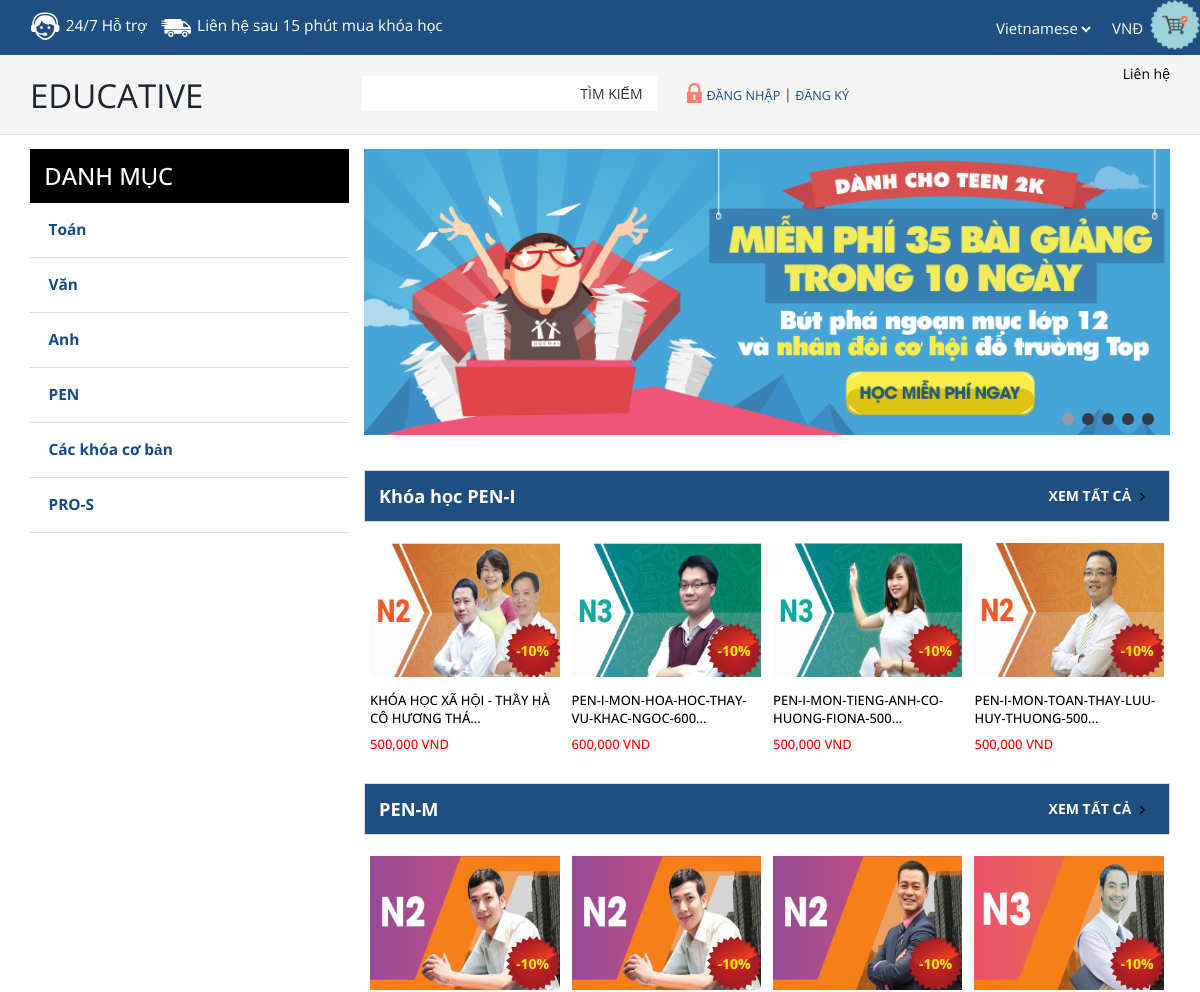
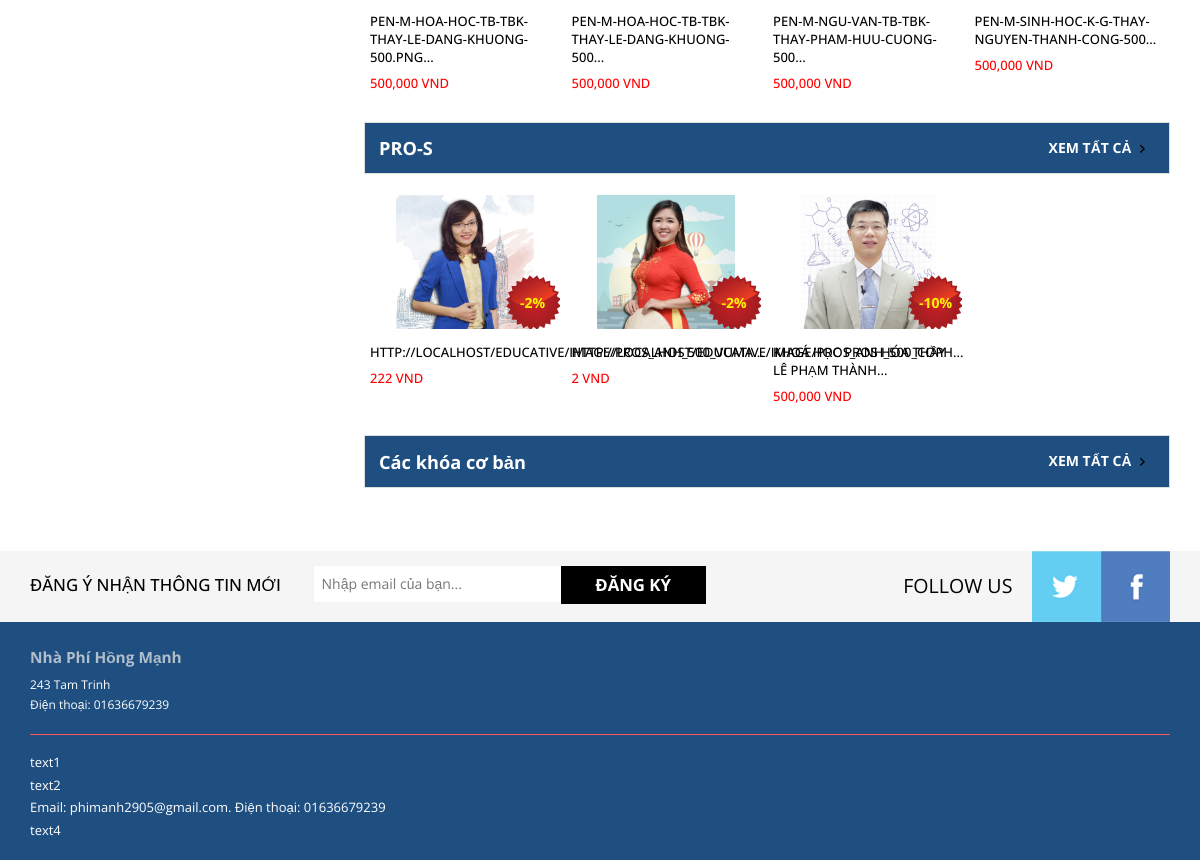
The page / on the database its author committed (2 pictures, top to bottom).
### tables this page shows
CREATE TABLE `slideshow` (
  `iid_image` int(64) NOT NULL,
  `vpath_image` varchar(128) NOT NULL,
  `vlink_image` varchar(128) NOT NULL
);

CREATE TABLE `product` (
  `iID` int(64) NOT NULL,
  `iid_parent` int(64) NOT NULL,
  `product_name` varchar(128) NOT NULL,
  `cost` int(64) NOT NULL,
  `img_path` varchar(128) NOT NULL,
  `quantity` int(64) NOT NULL,
  `description` text NOT NULL,
  `note` text NOT NULL,
  `sale` int(64) NOT NULL
);

CREATE TABLE `menu` (
  `iid_menu` int(64) NOT NULL,
  `vname` varchar(128) NOT NULL,
  `iparent` int(64) NOT NULL
);

CREATE TABLE `address_footer` (
  `iid_footer` int(64) NOT NULL,
  `vname` varchar(128) NOT NULL,
  `vaddress` varchar(128) NOT NULL,
  `vmobile` varchar(128) NOT NULL
);

### config.php (called while the page is built, shortened)
<?php
$host="localhost";
$user="root";
$password="";
$db="educative";
$connection=mysqli_connect("{$host}","{$user}","{$password}","{$db}") or die ('Could not connect database');
require_once "mysqli.class.php";
$db=new db();
?>

### mysqli.class.php (called while the page is built, shortened)
<?php
    class db{
        public function select($connection,$sql){
            $query=mysqli_query($connection,$sql);
            while($num=mysqli_fetch_array($query, MYSQLI_ASSOC)){
                $data[]=$num;
            }
            return $data;
        }
    }
?>

### index.php (the view, shortened to what this page needs)
<?php include "host.php"; ?>
<!DOCTYPE html>
<html>
<head>
    <link href="css/bootstrap.css" rel="stylesheet" type="text/css" media="all"/>
    <link href="css/style.css" rel="stylesheet" type="text/css" media="all"/>
</head>
<body>
<?php
include('header.php');
?>
<div class="container">
    <div class="shoes-grid">
<div class="wrap-in">
        <?php include('slideshow.php') ?>
</div>
<div class="products">
    <h5 class="latest-product">Khóa học PEN-I</h5>
    <a class="view-all" href="product-child.php?id=17">XEM TẤT CẢ<span> </span></a>
</div>
<div class="product-left">
    <?php
    mysqli_set_charset($connect, "utf8");
    $sql_td1 = mysqli_query($connect, "select * from product where iid_parent=17 limit 0,4" );
    while ($row1 = mysqli_fetch_array($sql_td1))
    {
        echo "<div class='index-product grid-product'>";
        echo "<div class='product-grid'>";
        echo "<div class='content_box'>";
        echo " <a href='product-detail.php?id=" . $row1['iID'] . "'>";
        echo "<div class='left-grid-view grid-view-left'>";
        echo " <span class='star'>-".$row1['sale']."%</span><img src='" . $row1['img_path'] . "' class='img-responsive watch-right' alt=''/>";
        echo "</div>";
        echo "</a>";
        echo "</div>";
        echo "<h4><a href='product-detail.php?id=" . $row1['iID'] . "'>" . substr($row1['product_name'] ,0, 50) . "...</a></h4>";
        echo "<h4 class='giaban'>" . number_format($row1['cost']) . " VND</h4>";
        echo "</div>";
        echo "</div>";
    }
    ?>
    <div class="clearfix"></div>
</div>
        <div class="products">
            <h5 class="latest-product">PEN-M</h5>
            <a class="view-all" href="product-child.php?id=18">XEM TẤT CẢ<span> </span></a>
        </div>
        <div class="product-left">
            <?php
            mysqli_set_charset($connect, "utf8");
            $sql_td1 = mysqli_query($connect, "select * from product where iid_parent=18 limit 0,4" );
            while ($row1 = mysqli_fetch_array($sql_td1)) {
                echo "<div class='index-product grid-product'>";
                echo "<div class='product-grid'>";
                echo "<div class='content_box'>";
                echo " <a href='product-detail.php?id=" . $row1['iID'] . "'>";
                echo "<div class='left-grid-view grid-view-left'>";
                echo " <span class='star'>-".$row1['sale']."%</span><img src='" . $row1['img_path'] . "' class='img-responsive watch-right' alt=''/>";
                echo "</div>";
                echo "</a>";
                echo "</div>";
                echo "<h4><a href='product-detail.php?id=" . $row1['iID'] . "'>" . substr($row1['product_name'] ,0, 50) . "...</a></h4>";
                echo "<h4 class='giaban'>" . number_format($row1['cost']) . " VND</h4>";
                echo "</div>";
                echo "</div>";
            }
            ?>
            <div class="clearfix"></div>
        </div>
        <div class="products">
            <h5 class="latest-product">PRO-S</h5>
            <a class="view-all" href="product-child.php?id=20">XEM TẤT CẢ<span> </span></a>
        </div>
        <div class="product-left">
            <?php
            mysqli_set_charset($connect, "utf8");
            $sql_td1 = mysqli_query($connect, "select * from product where iid_parent=20 limit 0,4" );
            while ($row1 = mysqli_fetch_array($sql_td1)) {
                echo "<div class='index-product grid-product'>";
                echo "<div class='product-grid'>";
                echo "<div class='content_box'>";
                echo " <a href='product-detail.php?id=" . $row1['iID'] . "'>";
                echo "<div class='left-grid-view grid-view-left'>";
                echo " <span class='star'>-".$row1['sale']."%</span><img src='" . $row1['img_path'] . "' class='img-responsive watch-right' alt=''/>";
                echo "</div>";
                echo "</a>";
                echo "</div>";
                echo "<h4><a href='product-detail.php?id=" . $row1['iID'] . "'>" . substr($row1['product_name'] ,0, 50) . "...</a></h4>";
                echo "<h4 class='giaban'>" . number_format($row1['cost']) . " VND</h4>";
                echo "</div>";
                echo "</div>";
            }
            ?>
            <div class="clearfix"></div>
        </div>
        <div class="products">
            <h5 class="latest-product">Các khóa cơ bản</h5>
            <a class="view-all" href="product-child.php?id=19">XEM TẤT CẢ<span> </span></a>
        </div>
        <div class="product-left">
        </div>
</div>
<?php
include('sidebar.php');
?>
</div>
<?php
include('footer.php');
?>
</body>
</html>

### slideshow.php (shortened to what this page needs)
<div class="wmuSlider example1 slide-grid">
        <div class="wmuSliderWrapper">
            <?php
            mysqli_set_charset($connect, "utf8");
            $sql_tdd = mysqli_query($connect, "SELECT * FROM slideshow");
            while ($row2 = mysqli_fetch_array($sql_tdd)) {
                echo "<a href='".$row2['vlink_image']."'><article style='position: absolute; width: 100%; opacity: 0;'><div class='banner-matter'>";
                echo "<img src='" . $row2['vpath_image'] . "'>";
                echo " </div></article></a>";
            }
            ?>
        </div>
</div>

### sidebar.php (shortened to what this page needs)
<?php
require_once "config.php";
mysqli_set_charset($connection, "utf8");
function  buiding_menu($parent, $menuData)
{
    $html = "";
    if (isset($menuData['iparent'][$parent])) {
        $html .= "<ul class='menu'>";
        foreach ($menuData['iparent'][$parent] as $value)
        {
            $html .= "<li>";
            $html .= "<a href='product-child.php?id=" . $menuData['items'][$value]['iid_menu'] . "'>" . $menuData['items'][$value]['vname'] . "</a>";
            $html .= buiding_menu($value, $menuData);
            $html .= "</li><script>$(function(){
$('.menu').prev('a').attr('href','#')
})</script>";
        }
        $html .= "</ul>";
    }
    return $html;
}
$result = $db->select($connection, "SELECT * FROM menu");
foreach ($result as $value) {
    $menuData['items'][$value['iid_menu']] = $value;
    $menuData['iparent'][$value['iparent']][] = $value['iid_menu'];
}
?>
<!DOCTYPE html PUBLIC "-//W3C//DTD XHTML 1.0 Transitional//EN"
    "http://www.w3.org/TR/xhtml1/DTD/xhtml1-transitional.dtd">
<html xmlns="http://www.w3.org/1999/xhtml" xml:lang="en" lang="en">
<head>
    <link rel="stylesheet" href="style.css"/>
</head>
<body>
<div class="group-side">
    <div class="sub-cate">
        <div class=" top-nav rsidebar span_1_of_left">
            <h3 class="cate"><a href="#">DANH MỤC</a></h3>
            <?php
            echo buiding_menu(0, $menuData);
            ?>
        </div>
    </div>
</div>
</body>
</html>

### footer.php (shortened to what this page needs)
<div class="footer">
    <div class="footer-top">
        <div class="container">
            <div class="latter">
                <h6>Đăng ý nhận thông tin mới</h6>
                <div class="sub-left-right">
                    <form>
                        <input name="name-ip" id="name-ip" type="text" value="Nhập email của bạn..." onfocus="this.value = '';"
                               onblur="if (this.value == '') {this.value = 'Nhập email của bạn...';}"/>
                        <input class="ip-button-newsfeed" type="button" value="ĐĂNG KÝ" onclick="load_ajax()"/>
                    </form>
                </div>
            </div>
            <div class="latter-right">
                <p>FOLLOW US</p>
                <ul class="face-in-to">
                    <li><a href="#"><span> </span></a></li>
                    <li><a href="https://www.facebook.com/biet.l.j"><span class="facebook-in"> </span></a></li>
                </ul>
                <div class="clearfix"></div>
            </div>
        </div>
    </div>
    <div class="footer-bottom">
        <div class="container">
            <?php
            include "host.php";
            mysqli_set_charset($connect, "utf8");
            $sql_tdf = mysqli_query($connect, "SELECT * FROM address_footer");
            while ($row = mysqli_fetch_array($sql_tdf)) {
                echo "<div class='footer-bottom-cate col-md-3'><h6>".$row['vname']."</h6><div class='group-footer'>";
                echo "<span>".$row['vaddress']."</span><br>";
                echo "<span>Điện thoại: ".$row['vmobile']."</span>";
                echo "</div></div>";
            }
            ?>
            <div class="clearfix"></div>
            <div class="col-md-12 fix-add-footer">
                <div class="add-footer">
                    <ul>
                        <li>text1</li>
                        <li>text2</li>
                        <li>Email: phimanh2905@gmail.com. Điện thoại: 01636679239</li>
                        <li>text4</li>
                    </ul>
                </div>
            </div>
        </div>
    </div>
</div>

### css/style.css (style rules this page uses)
body { background: #fff; font-family: 'Open Sans', sans-serif; }
body a { transition: 0.5s all; -webkit-transition: 0.5s all; -o-transition: 0.5s all; -ms-transition: 0.5s all; -moz-transition: 0.5s all; }
.cate a { color: #fff; }
h4.giaban { color: red; }
h3.cate { color: #fff; font-size: 1.7em; padding: 0.6em ; background: #000; margin: 0; }
ul.menu { background: #fff; }
ul { padding: 0; list-style: none; }
.menu > li > a { width: 100%; line-height: 3.5em; text-indent: 1.2em; display: block; position: relative; color: #154992; font-size: 1.1em; text-decoration:none; border-bottom: 1px solid #ddd; font-weight:700; }
.sub-cate,.slide-grid { float: left; }
.top-nav { border: none; }
.sub-cate { width: 100%; margin: 1em 1em 0 0; }
.banner-matter { padding: 0; }
.shoes-grid { width: 70.7%; float: right; }
.slide-grid { width: 100%; border: none; margin: 1em 0; }
.wmuSlider { position: relative; overflow: hidden; }
.wmuSlider .wmuSliderWrapper article img { max-width: 100%; width: auto; height: auto; display:block; }
.products { width: 100%; border: 1px solid #ddd; float:left; margin: 1.5em 0; padding: 0.7em 1em ; background-color: #1f4f80; }
.latest-product,.dolor-grid { float:left; }
.view-all,a.get-cart { float:right; padding: 0.4em 0.6em; font-size: 1em; }
a.view-all span { background: url(../Image_Thanh/arrow2.png)0px 0px; width: 15px; height: 14px; display:inline-block; }
a.view-all { text-decoration: none; font-size: 1em; color:#000; font-weight:700; }
h5.latest-product { margin: 6px 0 0; font-size: 1.3em; color: #fff; font-weight: 700; }
.products a { color: #fff; }
.grid-product { display:block; margin: 2% 0; }
.product-grid h4 { font-size: 13px; margin-top: 5px; }
.product-grid h4 a { text-transform:uppercase; color:#000000; line-height: 18px; }
.product-grid { float: left; width: 33.333%; height: 338px; padding: 0 6px; }
.left-grid-view { overflow: hidden; position: relative; margin-bottom: 1em; }
.grid-view-left img { -webkit-transition: all 0.3s ease-in-out; -moz-transition: all 0.3s ease-in-out; -o-transition: all 0.3s ease-in-out; -ms-transition: all 0.3s ease-in-out; transition: all 0.3s ease-in-out; margin: 0 auto; height: 188px; }
.footer-top { background: #F5F5F5; margin: 3em 0 0; }
.latter { float:left; width:65%; }
.latter h6 { margin: 1.5em 1em 0 0; font-size: 1.2em; color: #000; float: left; width: 36%; text-transform: uppercase; }
.latter-right { float:right; }
.latter-right p { font-size: 1.4em; color: #000; margin: 1.1em 1em; float: left; }
ul.face-in-to { float:left; padding:0; margin:0; }
ul.face-in-to li { display:inline-block; float:left; }
ul.face-in-to li a span { background: url(../Image_Thanh/img-sprite.png) -281px 0px; width: 69px; height: 71px; display: block; }
ul.face-in-to li a span.facebook-in { background-position:-350px 0px; }
.latter input[type="text"] { border: none; outline: none; background: #fff; font-size:1em; color:#777; width:61%; padding:8px; margin:0; }
.latter input[type="submit"],.ip-button-newsfeed { outline: none; cursor: pointer; width: 35%; padding: 7px; background: #000; color: #fff; font-size:1.2em; font-weight: 700; border: none; position: absolute; left: 14.7em; top: 15px; -webkit-apperance:none; }
.sub-left-right { float: left; position: relative; width: 56%; padding: 1.1em 0; }
.footer-bottom-cate { float: left; width: 25%; margin-bottom: 20px; padding: 0; }
.footer-bottom-cate h6 { font-size: 1.1em; color: #b0bdca; margin: 0 0 0.5em; font-weight: 700; }
.footer-bottom { padding: 2em 0 5em; padding-bottom: 8px; background: #1f4f80; }
.footer { background: #ED1C24; }
.index-product .product-grid { float: left; width: 25%; height: auto; }
.index-product .grid-view-left img { height: 138px; }
.index-product .left-grid-view { overflow: hidden; position: relative; margin-bottom: 1em; height: 134px; }
.group-side { width: 319px; }
.star { background: url("../Image_Thanh/type-discount.png") no-repeat; height: 54px; width: 54px; position: absolute; right: 0; bottom: 0; color: #FFF200; text-align: center; line-height: 56px; font-weight: bold; }
.group-footer span { color: #fff; font-weight: normal; font-size: 12px; }
.fix-add-footer { padding: 0; }
.add-footer li { color: #fff; font-size: 13px; padding: 2px 0; }
.fix-add-footer { border-top: solid 1px #FF5259; padding-top: 16px; }

### admin/assets/css/style.css (style rules this page uses)
html, body { height: 100%; }

### rows shown on the page
slideshow: vpath_image (picture)
product: sale "10", img_path (picture), product_name "KHÓA HỌC XÃ HỘI - THẦY HÀ CÔ HƯƠNG THÁ", cost "500,000"
product: sale "10", img_path (picture), product_name "PEN-I-MON-HOA-HOC-THAY-VU-KHAC-NGOC-600", cost "600,000"
product: sale "10", img_path (picture), product_name "PEN-I-MON-TIENG-ANH-CO-HUONG-FIONA-500", cost "500,000"
product: sale "10", img_path (picture), product_name "PEN-I-MON-TOAN-THAY-LUU-HUY-THUONG-500", cost "500,000"
product: sale "10", img_path (picture), product_name "PEN-M-HOA-HOC-TB-TBK-THAY-LE-DANG-KHUONG-500.PNG", cost "500,000"
product: sale "10", img_path (picture), product_name "PEN-M-HOA-HOC-TB-TBK-THAY-LE-DANG-KHUONG-500", cost "500,000"
product: sale "10", img_path (picture), product_name "PEN-M-NGU-VAN-TB-TBK-THAY-PHAM-HUU-CUONG-500", cost "500,000"
product: sale "10", img_path (picture), product_name "PEN-M-SINH-HOC-K-G-THAY-NGUYEN-THANH-CONG-500", cost "500,000"
product: sale "2", img_path (picture), product_name "HTTP://LOCALHOST/EDUCATIVE/IMAGE/PROS_ANH_500_VUMA", cost "222"
product: sale "2", img_path (picture), product_name "HTTP://LOCALHOST/EDUCATIVE/IMAGE/PROS_ANH_500_COPH", cost "2"
product: sale "10", img_path (picture), product_name "KHOÁ HỌC PROS HÓA THẦY LÊ PHẠM THÀNH", cost "500,000"
menu: vname "Toán"
menu: vname "Văn"
menu: vname "Anh"
menu: vname "PEN"
address_footer: vname "Nhà Phí Hồng Mạnh", vaddress "243 Tam Trinh", vmobile "01636679239"

### other values the page prints
$menuData['items'][$value]['vname'] "Các khóa cơ bản"
$menuData['items'][$value]['vname'] "PRO-S"
